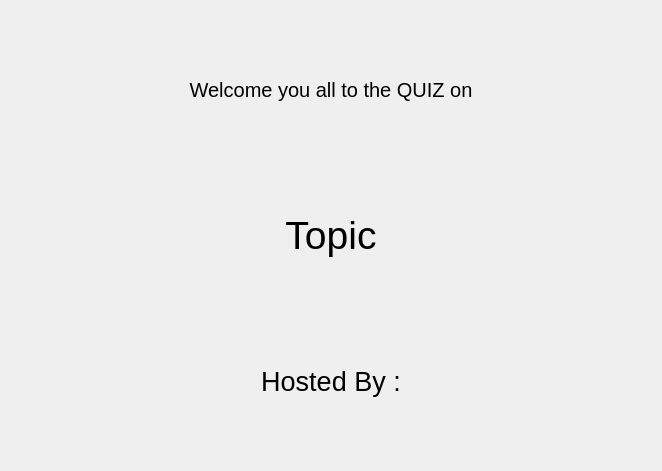
<?xml version="1.0" encoding="UTF-8"?>
<ui version="4.0">
 <class>welcome</class>
 <widget class="QDialog" name="welcome">
  <property name="geometry">
   <rect>
    <x>0</x>
    <y>0</y>
    <width>662</width>
    <height>471</height>
   </rect>
  </property>
  <property name="windowTitle">
   <string>Dialog</string>
  </property>
  <layout class="QGridLayout" name="gridLayout">
   <item row="1" column="0">
    <widget class="QFrame" name="frame">
     <property name="frameShape">
      <enum>QFrame::NoFrame</enum>
     </property>
     <property name="frameShadow">
      <enum>QFrame::Raised</enum>
     </property>
     <layout class="QGridLayout" name="gridLayout_2" columnstretch="0,0">
      <item row="2" column="0" colspan="2">
       <widget class="QLabel" name="hostedBy">
        <property name="sizePolicy">
         <sizepolicy hsizetype="Preferred" vsizetype="Preferred">
          <horstretch>0</horstretch>
          <verstretch>0</verstretch>
         </sizepolicy>
        </property>
        <property name="font">
         <font>
          <pointsize>20</pointsize>
         </font>
        </property>
        <property name="text">
         <string>Hosted By :</string>
        </property>
        <property name="alignment">
         <set>Qt::AlignCenter</set>
        </property>
       </widget>
      </item>
      <item row="0" column="0" colspan="2">
       <widget class="QLabel" name="welcome_title">
        <property name="sizePolicy">
         <sizepolicy hsizetype="Preferred" vsizetype="Preferred">
          <horstretch>0</horstretch>
          <verstretch>0</verstretch>
         </sizepolicy>
        </property>
        <property name="font">
         <font>
          <pointsize>15</pointsize>
         </font>
        </property>
        <property name="text">
         <string>Welcome you all to the QUIZ on</string>
        </property>
        <property name="alignment">
         <set>Qt::AlignCenter</set>
        </property>
       </widget>
      </item>
      <item row="1" column="0" colspan="2">
       <widget class="QLabel" name="topic">
        <property name="sizePolicy">
         <sizepolicy hsizetype="Preferred" vsizetype="Preferred">
          <horstretch>0</horstretch>
          <verstretch>0</verstretch>
         </sizepolicy>
        </property>
        <property name="font">
         <font>
          <pointsize>29</pointsize>
         </font>
        </property>
        <property name="text">
         <string>Topic</string>
        </property>
        <property name="alignment">
         <set>Qt::AlignCenter</set>
        </property>
       </widget>
      </item>
     </layout>
    </widget>
   </item>
  </layout>
 </widget>
 <resources/>
 <connections/>
</ui>
